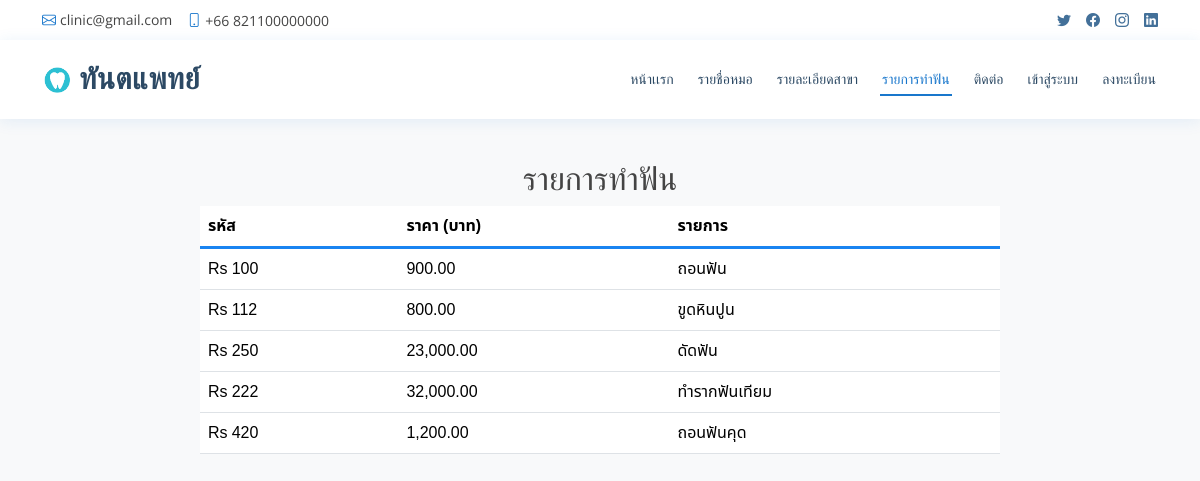
The app's page /websit_pj/DentalClinic/dentalcodesviewuser.php with its own data.
### tables this page shows
CREATE TABLE `dentalcode` (
  `id` int(3) NOT NULL,
  `code` varchar(7) NOT NULL,
  `unitcost` smallint(5) NOT NULL,
  `description` varchar(30) NOT NULL
);

### websit_pj/DentalClinic/dentalcodesviewuser.php (called while the page is built, shortened)
<?php
include 'header.php';
include 'navbar.php';
include 'dentalcodesviewuser_details.php';
?>

### websit_pj/DentalClinic/dentalcodesviewuser_details.php (the view, shortened to what this page needs)
<?php
require_once 'config/condb.php';
?>
<body>
    <div class="dentist-layout-wrapper">
        <div class="header-logo">
            <p class="logotext">ทันตแพทย์</p>
        </div>
        <div id="container-dentist">
            <div id="content-dentist">
                <h2 style="text-align: center; margin-top: 80px;">รายการทำฟัน</h2>
                <?php
                try {
                    $q = "SELECT code, unitcost, description FROM dentalcode";
                    $stmt = $dbcon->prepare($q);
                    $stmt->execute();
                    if ($stmt->rowCount() > 0) {
                        echo '<table class="table">
                                <tr class="heading">
                                    <td class="col head"><b>รหัส</b></td>
                                    <td class="col head"><b>ราคา (บาท)</b></td>
                                    <td class="last"><b>รายการ</b></td>
                                </tr>';
                        while ($row = $stmt->fetch(PDO::FETCH_ASSOC)) {
                            echo '<tr class="heading2">
                                    <td class="col">' . htmlspecialchars($row['code']) . '</td>
                                    <td class="col">' . number_format($row['unitcost'], 2) . '</td>
                                    <td class="last1">' . htmlspecialchars($row['description']) . '</td>
                                </tr>';
                        }
                        echo '</table>';
                    } else {
                        echo '<p class="error">ไม่พบข้อมูลรายการทำฟัน</p>';
                    }
                } catch (PDOException $e) {
                    echo '<p class="error">เกิดข้อผิดพลาดในการเชื่อมต่อข้อมูล</p>';
                }
                ?>
            </div>
        </div>
     </div>
</body>

### websit_pj/DentalClinic/header.php (shortened to what this page needs)
<!DOCTYPE html>
<html lang="th">
<head>
  <link href="assets/vendor/fontawesome-free/css/all.min.css" rel="stylesheet">
  <link href="assets/vendor/animate.css/animate.min.css" rel="stylesheet">
  <link href="assets/vendor/bootstrap/css/bootstrap.min.css" rel="stylesheet">
  <link href="assets/vendor/bootstrap-icons/bootstrap-icons.css" rel="stylesheet">
  <link href="assets/vendor/boxicons/css/boxicons.min.css" rel="stylesheet">
  <link href="assets/vendor/glightbox/css/glightbox.min.css" rel="stylesheet">
  <link href="assets/vendor/remixicon/remixicon.css" rel="stylesheet">
  <link href="assets/vendor/swiper/swiper-bundle.min.css" rel="stylesheet">
  <link rel="stylesheet" href="//code.jquery.com/ui/1.12.1/themes/base/jquery-ui.css">
  <link href="assets/css/style.css" rel="stylesheet">
  <link rel="stylesheet" type="text/css" href="assets/css/dentisttable.css">
  <link rel="stylesheet" type="text/css" href="assets/css/login.css">
  <link rel="stylesheet" type="text/css" href="assets/css/signup.css">
  <link rel="stylesheet" type="text/css" href="assets/css/appointement.css">
</head>
<body>

### websit_pj/DentalClinic/navbar.php (shortened to what this page needs)
<div id="topbar" class="d-flex align-items-center fixed-top">
    <div class="container d-flex justify-content-between">
      <div class="contact-info d-flex align-items-center">
        <i class="bi bi-envelope"></i> <a href="mailto:clinic@gmail.com">clinic@gmail.com</a>
        <i class="bi bi-phone"></i> +66 821100000000
      </div>
      <div class="d-none d-lg-flex social-links align-items-center">
        <a href="#" class="twitter"><i class="bi bi-twitter"></i></a>
        <a href="#" class="facebook"><i class="bi bi-facebook"></i></a>
        <a href="#" class="instagram"><i class="bi bi-instagram"></i></a>
        <a href="#" class="linkedin"><i class="bi bi-linkedin"></i></i></a>
      </div>
    </div>
  </div>
  <header id="header" class="fixed-top">
    <div class="container d-flex align-items-center">
      <h4 class="logo me-auto">
          <img src="assets/img/download.png" width="30" height="30" alt="โลโก้">
          <a href="index.php">ทันตแพทย์</a>
      </h4>
      <?php
        $current_page = basename($_SERVER['PHP_SELF']);
      ?>
      <nav id="navbar" class="navbar order-last order-lg-0">
        <ul>
          <li><a class="nav-link scrollto <?php echo ($current_page == 'index.php') ? 'active' : ''; ?>" href="index.php">หน้าเเรก</a></li>
          <li><a class="nav-link scrollto <?php echo ($current_page == 'dentistuser.php') ? 'active' : ''; ?>" href="dentistuser.php">รายชื่อหมอ</a></li>
          <li><a class="nav-link scrollto <?php echo ($current_page == 'clinicinfo.php') ? 'active' : ''; ?>" href="clinicinfo.php">รายละเอียดสาขา</a></li>
          <li><a class="nav-link scrollto <?php echo ($current_page == 'dentalcodesviewuser.php') ? 'active' : ''; ?>" href="dentalcodesviewuser.php">รายการทำฟัน</a></li>
          <li><a class="nav-link scrollto" href="index.php#contact">ติดต่อ</a></li>
          <?php if (isset($_SESSION['name'])): ?>
            <li class="dropdown"><a href="#"><span>จองคิว</span> <i class="bi bi-chevron-down"></i></a>
            <ul>
              <li><a href="appointement.php">ดำเนินการจอง</a></li>
              <li><a href="viewappointment.php">รายการจอง</a></li>
            </ul>
          </li>
          <li><a href="logout.php" class="logout" style="margin: 0px auto;">ล็อกเอ้าท์</a></li>
          <?php else: ?>
              <li><a class="nav-link scrollto <?php echo ($current_page == 'login.php') ? 'active' : ''; ?>" href="login.php">เข้าสู่ระบบ</a></li>
              <li><a class="nav-link scrollto <?php echo ($current_page == 'signup.php') ? 'active' : ''; ?>" href="signup.php">ลงทะเบียน</a></li>
          <?php endif; ?>
        </ul>
      </nav>
    </div>
  </header>

### websit_pj/DentalClinic/assets/css/style.css (style rules this page uses)
body { font-family: "Open Sans", sans-serif; color: #444444; }
a { color: #1977cc; text-decoration: none; }
h1, h2, h3, h4, h5, h6 { font-family: "Raleway", sans-serif; }
#topbar { background: #fff; height: 40px; font-size: 14px; transition: all 0.5s; z-index: 996; }
#topbar .contact-info a { line-height: 1; color: #444444; transition: 0.3s; }
#topbar .contact-info i { color: #1977cc; padding-right: 4px; margin-left: 15px; line-height: 0; }
#topbar .contact-info i:first-child { margin-left: 0; }
#topbar .social-links a { color: #437099; padding-left: 15px; display: inline-block; line-height: 1px; transition: 0.3s; }
#topbar .social-links a:first-child { border-left: 0; }
#header { background: #fff; transition: all 0.5s; z-index: 997; padding: 15px 0; top: 40px; box-shadow: 0px 2px 15px rgba(25, 119, 204, 0.1); }
#header .logo { font-size: 30px; margin: 0; padding: 0; line-height: 1; font-weight: 700; letter-spacing: 0.5px; font-family: "Poppins", sans-serif; }
#header .logo a { color: #2c4964; }
#header .logo img { max-height: 40px; }
.navbar { padding: 0; }
.navbar ul { margin: 0; padding: 0; display: flex; list-style: none; align-items: center; }
.navbar li { position: relative; }
.navbar>ul>li { position: relative; white-space: nowrap; padding: 8px 0 8px 20px; }
.navbar a, .navbar a:focus { display: flex; align-items: center; justify-content: space-between; font-size: 14px; color: #2c4964; white-space: nowrap; transition: 0.3s; border-bottom: 2px solid #fff; padding: 5px 2px; }
.navbar a:hover, .navbar .active, .navbar .active:focus, .navbar li:hover>a { color: #1977cc; border-color: #1977cc; }

### websit_pj/DentalClinic/assets/css/dentisttable.css (style rules this page uses)
.dentist-layout-wrapper { font-family: "Noto Sans Thai", sans-serif; margin: 0; padding: 0; display: flex; flex-direction: column; align-items: center; min-height: 100vh; width: 100%; background-color: #f8f9fa; }
.dentist-layout-wrapper .header-logo { position: absolute; left: 35px; top: 20px; display: flex; align-items: center; }
.dentist-layout-wrapper .logotext { font-size: 0.9em; color: black; margin: 0; font-weight: bold; }
.dentist-layout-wrapper #container-dentist { width: 100%; display: flex; justify-content: center; padding-top: 80px; }
.dentist-layout-wrapper #content-dentist { width: 90%; max-width: 800px; }
.dentist-layout-wrapper .heading { background-color: #fff; border-bottom: 3px solid #1984f1 !important; font-weight: bold; }

### websit_pj/DentalClinic/assets/css/login.css (style rules this page uses)
.logotext { margin: 0; font-weight: bold; font-family: 'Prompt', sans-serif; font-size: 1.2rem; }

### records on screen
dentalcode: code "Rs 100", unitcost "900.00", description "ถอนฟัน"
dentalcode: code "Rs 112", unitcost "800.00", description "ขูดหินปูน"
dentalcode: code "Rs 250", unitcost "23,000.00", description "ดัดฟัน"
dentalcode: code "Rs 222", unitcost "32,000.00", description "ทำรากฟันเทียม"
dentalcode: code "Rs 420", unitcost "1,200.00", description "ถอนฟันคุด"
